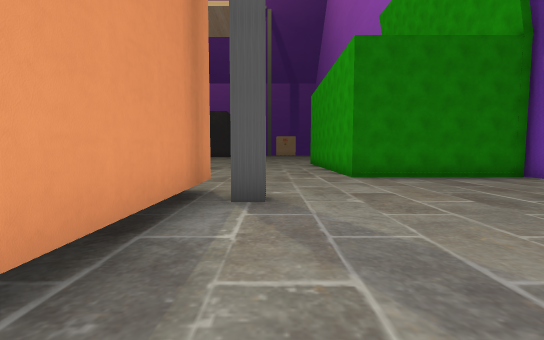
view 1 (above)

21 first-person views from a walk through a Unity game level. The camera is 1.5 m above the floor, tilts 4° down and sees 90° across. The floor is counted in squares, 2 m on a side. Each view is taken from the middle of a square. On the plan, view 1 faces up. The plan holds only what a view shows up to about 10 squares ahead; the rest is blank. The place goes on beyond the plan. The player character is not drawn. Some surface patterns are stand-ins.

view 2
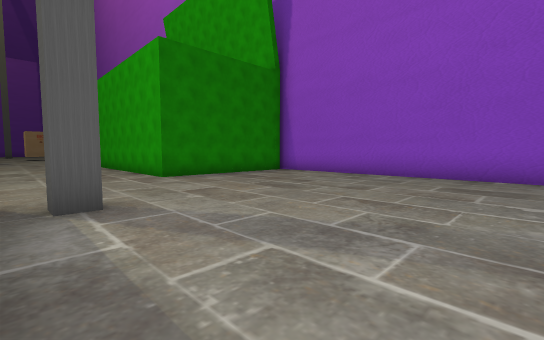

view 3
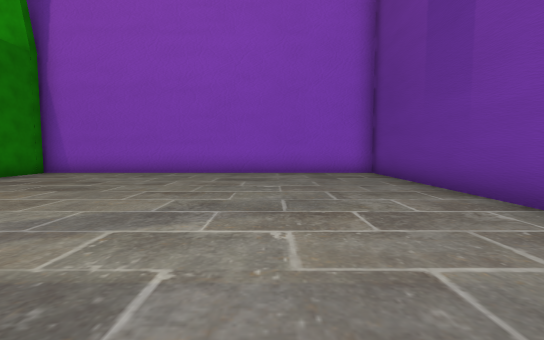

view 4
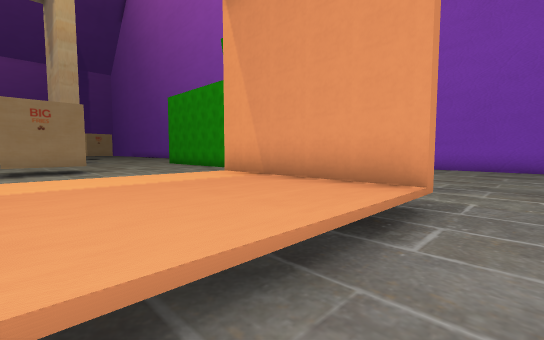

view 5
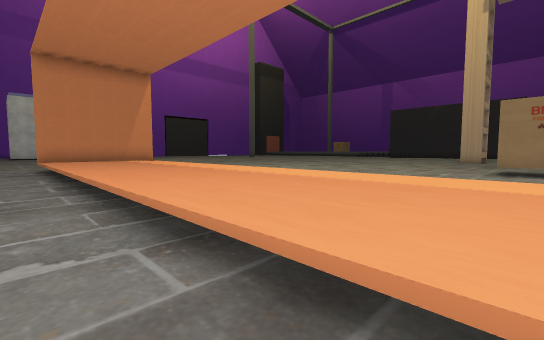

view 6
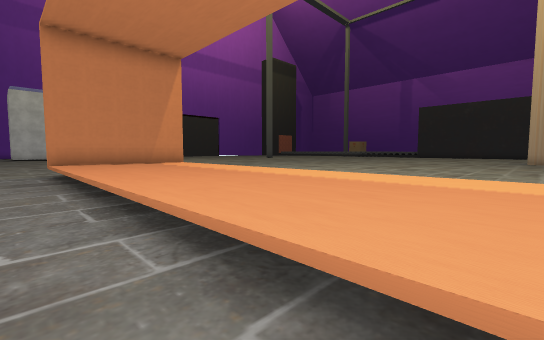

view 7
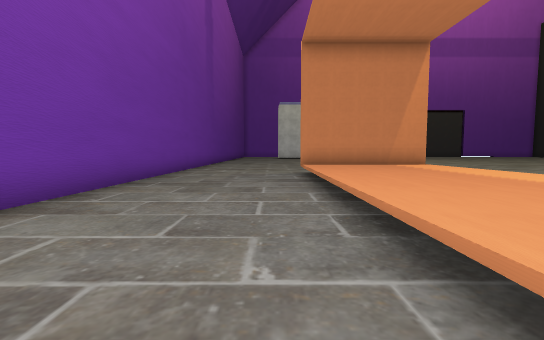

view 8
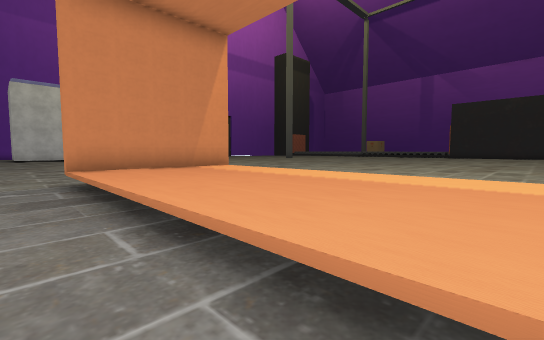

view 9
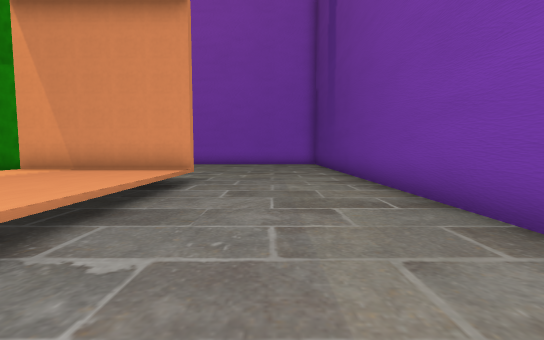

view 10
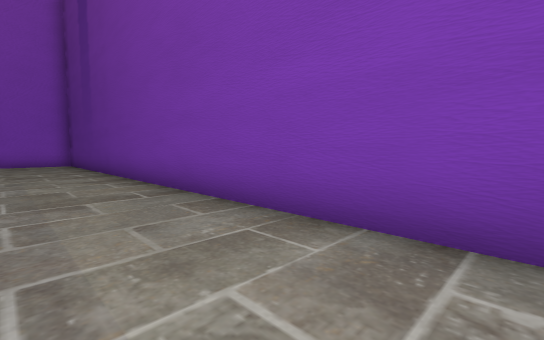

view 11
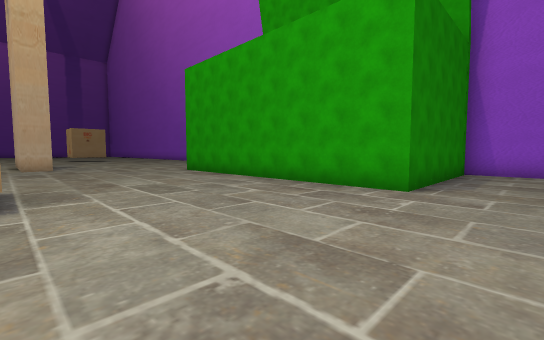

view 12
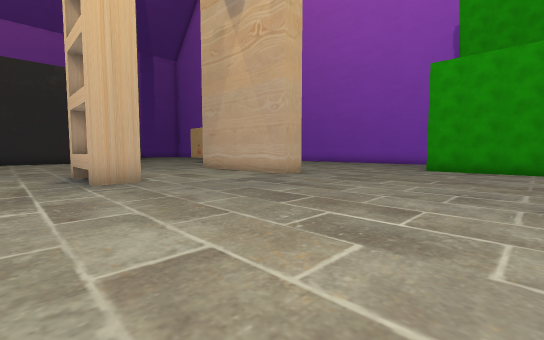

view 13
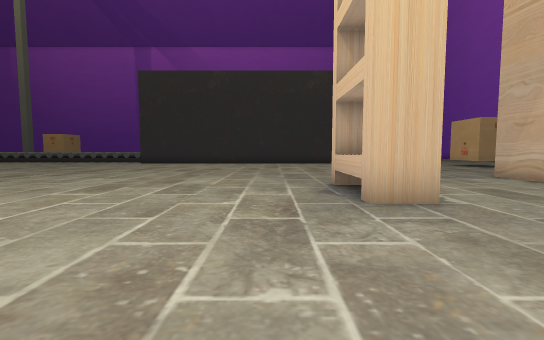

view 14
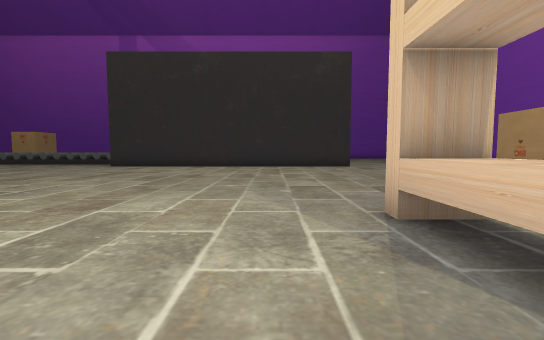

view 15
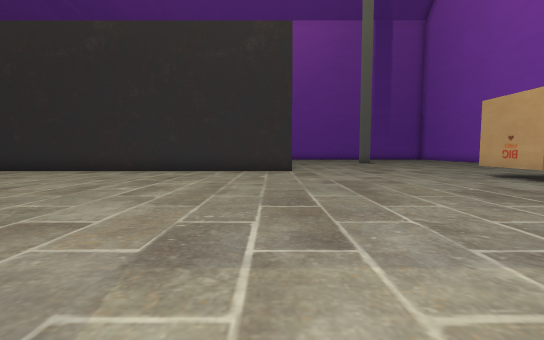

view 16
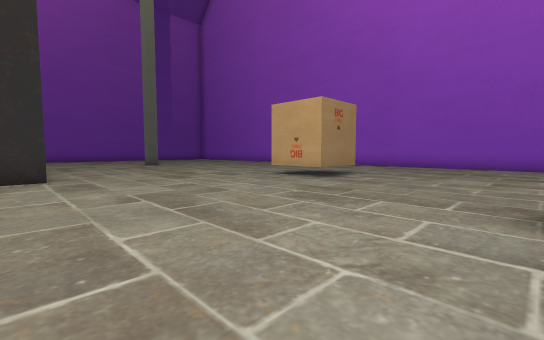

view 17
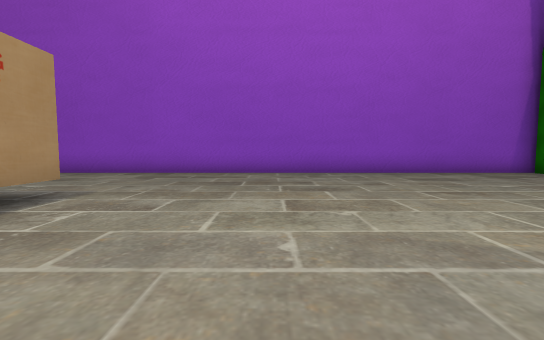

view 18
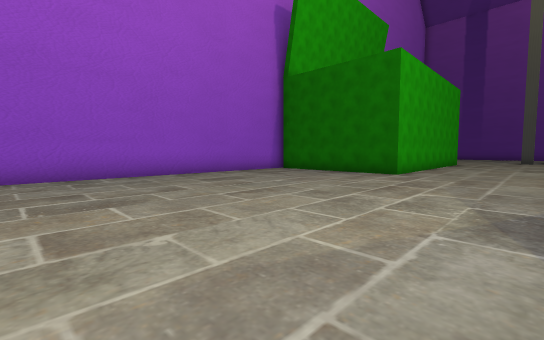

view 19
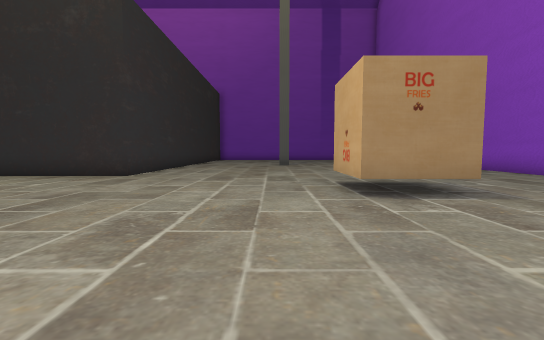

view 20
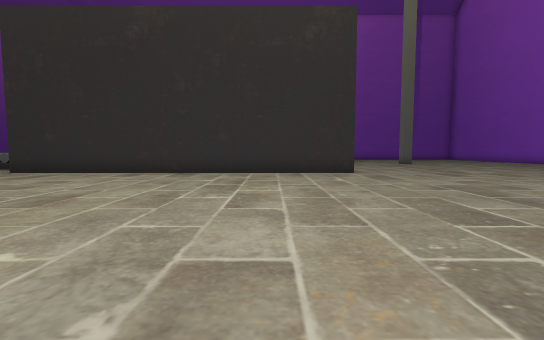

view 21
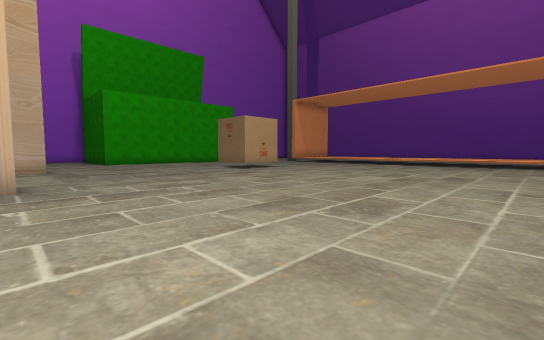

### Floor plan
Key: @ floor where view 1 was taken; # wall or solid block; . floor; = window, fence, low wall or low ledge; ^ raised ledge; O other object.
Columns run from 18 left of view 1 to 8 right of it. Each row starts with its distance up from view 1.
 34             #.......     .#
 33             #.......    ..#
 32   ###########......... ...#
 31   ........................#
 30    ................OO.....#
 29 ...................OO.....#
 28 ..........................#
 27  .........................#
 26 ..........................#
 25 ..........................#
 24  .........................#
 23   ..............#.........#
 22    ........#....#.........#
 21     .......^....#.........#
 20     .......#....#.........#
 19     ............#.........#
 18     ......................#
 17     ......................#
 16     .................##  ##
 15     .................#
 14     .................#
 13     .................#
 12     .........   .....#
 11     .........OOO.....#
 10     .................#
  9     .................#
  8     ...        ......######
  7     ..         ...........#
  6                ...........#
  5  ^^^^^^^^^^^^^^^^.........#
  4  #^^^^^^^^^^^^^^=.#.......#
  3  #^^^^^^^^^^^^^^=.........#
  2  #^^^^^^^^^^^^^^=.........#
  1 .^^^^^^^^^^^^^^^^.........#
  0 ..................@.......#
 -1 ..........................#
 -2 ..........................#
 -3 ........ .................#
 -4 #######  ##################

Positions as (right, up) in squares from view 1, and headings:
1: (0, 0), facing up
2: (-1, 0), facing up-right
3: (-2, 0), facing right
4: (-5, 0), facing up-right
5: (-4, 0), facing up-left
6: (-7, 0), facing up-left
7: (-8, 0), facing left
8: (-10, 0), facing up-left
9: (-8, -1), facing right
10: (-9, -1), facing down-right
11: (-3, 6), facing up-right
12: (-9, 13), facing up-right
13: (-9, 16), facing up
14: (-9, 19), facing up
15: (-6, 22), facing up
16: (-6, 24), facing up-right
17: (-2, 25), facing right
18: (-1, 25), facing down-right
19: (-1, 24), facing up
20: (-8, 23), facing up
21: (-14, 20), facing down-right
